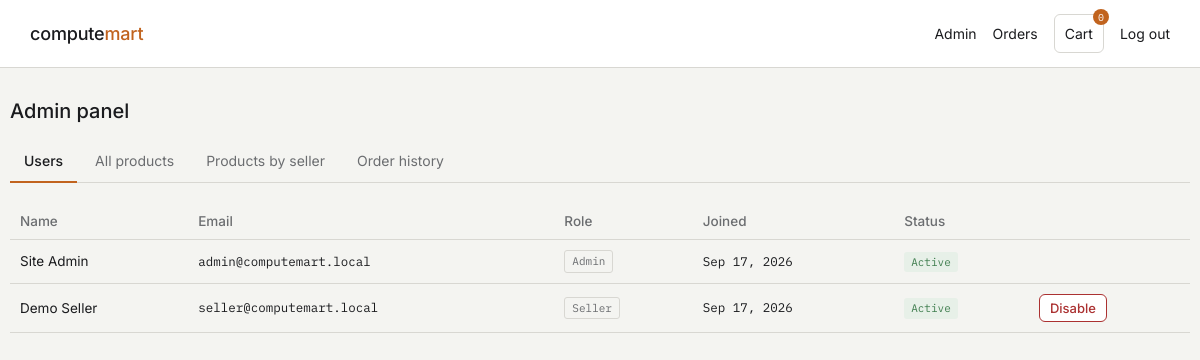
Page /admin/panel.php (signed in) on the committed database.
### tables this page shows
CREATE TABLE users (
    id INT AUTO_INCREMENT PRIMARY KEY,
    full_name VARCHAR(150) NOT NULL,
    email VARCHAR(190) NOT NULL UNIQUE,
    password_hash VARCHAR(255) NULL,            
    google_id VARCHAR(190) NULL UNIQUE,
    role ENUM('buyer','seller','admin') NOT NULL DEFAULT 'buyer',
    store_name VARCHAR(150) NULL,               
    is_locked TINYINT(1) NOT NULL DEFAULT 0,    
    created_at DATETIME NOT NULL DEFAULT CURRENT_TIMESTAMP
);

### includes/db.php (called while the page is built, shortened)
<?php
function get_db(): PDO {
    static $pdo = null;
    if ($pdo === null) {
        $dsn = 'mysql:host=' . DB_HOST . ';port=' . DB_PORT . ';dbname=' . DB_NAME . ';charset=utf8mb4';
        $pdo = new PDO($dsn, DB_USER, DB_PASS, [
            PDO::ATTR_ERRMODE => PDO::ERRMODE_EXCEPTION,
            PDO::ATTR_DEFAULT_FETCH_MODE => PDO::FETCH_ASSOC,
        ]);
    }
    return $pdo;
}

### includes/auth.php (called while the page is built, shortened)
<?php
require_once __DIR__ . '/db.php';
function current_user(): ?array {
    static $cached = false;
    if ($cached !== false) return $cached;
    $stmt = get_db()->prepare('SELECT * FROM users WHERE id = ?');
    $stmt->execute([$_SESSION['user_id']]);
    $user = $stmt->fetch();
    $cached = $user;
    return $user;
}
function require_login(): array {
    $user = current_user();
    return $user;
}
function require_role(string ...$roles): array {
    $user = require_login();
    return $user;
}

### includes/admin_helper.php (called while the page is built, shortened)
<?php
require_once __DIR__ . '/db.php';
function build_admin_view(string $tab): array {
    $db = get_db();
    $data = ['tab' => $tab];
    switch ($tab) {
        default:
            $data['tab'] = 'users';
            $data['users'] = $db->query('SELECT * FROM users ORDER BY created_at')->fetchAll();
            break;
    }
    return $data;
}

### partials/admin_shell.php (the view, shortened to what this page needs)
<?php
function admin_tab_url(string $t): string { return "/admin/tab.php?tab={$t}"; }
?>
<div id="admin-shell">
    <div class="tabs">
        <button type="button" class="<?= $view['tab'] === 'users' ? 'active' : '' ?>" hx-get="<?= admin_tab_url('users') ?>" hx-target="#admin-shell" hx-swap="outerHTML">Users</button>
        <button type="button" class="<?= $view['tab'] === 'products' ? 'active' : '' ?>" hx-get="<?= admin_tab_url('products') ?>" hx-target="#admin-shell" hx-swap="outerHTML">All products</button>
        <button type="button" class="<?= $view['tab'] === 'byseller' ? 'active' : '' ?>" hx-get="<?= admin_tab_url('byseller') ?>" hx-target="#admin-shell" hx-swap="outerHTML">Products by seller</button>
        <button type="button" class="<?= $view['tab'] === 'orders' ? 'active' : '' ?>" hx-get="<?= admin_tab_url('orders') ?>" hx-target="#admin-shell" hx-swap="outerHTML">Order history</button>
    </div>
    <?php if ($view['tab'] === 'products'): ?>
        <?php if (empty($view['products'])): ?>
        <div class="empty-state">No products yet.</div>
        <?php else: ?>
        <table class="data-table">
            <thead><tr><th>Product</th><th>Seller</th><th>Category</th><th>Price</th><th>Stock</th><th>Status</th><th></th></tr></thead>
            <tbody>
                <?php foreach ($view['products'] as $p): ?>
                <tr>
                    <td><?= htmlspecialchars($p['name']) ?></td>
                    <td><?= htmlspecialchars($p['seller_display_name']) ?></td>
                    <td class="mono"><?= htmlspecialchars($p['category_name']) ?></td>
                    <td class="mono">Rs <?= number_format((float)$p['price'], 0) ?></td>
                    <td class="mono"><?= (int)$p['stock'] ?></td>
                    <td>
                        <?php if ($p['is_active']): ?><span class="badge badge-paid">Listed</span>
                        <?php else: ?><span class="badge badge-cancelled">Removed</span><?php endif; ?>
                    </td>
                    <td>
                        <button type="button" class="btn btn-sm <?= $p['is_active'] ? 'btn-danger' : 'btn-outline' ?>"
                                hx-post="/admin/toggle_product.php"
                                hx-vals='{"product_id": <?= (int)$p['id'] ?>}'
                                hx-target="#admin-shell" hx-swap="outerHTML"
                                hx-confirm="<?= $p['is_active'] ? 'Remove this listing?' : 'Relist this product?' ?>">
                            <?= $p['is_active'] ? 'Remove' : 'Relist' ?>
                        </button>
                    </td>
                </tr>
                <?php endforeach; ?>
            </tbody>
        </table>
        <?php endif; ?>
    <?php else: ?>
        <?php if (empty($view['users'])): ?>
        <div class="empty-state">No users yet.</div>
        <?php else: ?>
        <table class="data-table">
            <thead><tr><th>Name</th><th>Email</th><th>Role</th><th>Joined</th><th>Status</th><th></th></tr></thead>
            <tbody>
                <?php foreach ($view['users'] as $u): ?>
                <tr>
                    <td><?= htmlspecialchars($u['full_name']) ?></td>
                    <td class="mono"><?= htmlspecialchars($u['email']) ?></td>
                    <td><span class="badge badge-role"><?= htmlspecialchars(ucfirst($u['role'])) ?></span></td>
                    <td class="mono"><?= htmlspecialchars(date('M j, Y', strtotime($u['created_at']))) ?></td>
                    <td>
                        <?php if ($u['is_locked']): ?><span class="badge badge-cancelled">Disabled</span>
                        <?php else: ?><span class="badge badge-paid">Active</span><?php endif; ?>
                    </td>
                    <td>
                        <?php if ($u['role'] !== 'admin'): ?>
                        <button type="button" class="btn btn-sm <?= $u['is_locked'] ? 'btn-outline' : 'btn-danger' ?>"
                                hx-post="/admin/toggle_user.php"
                                hx-vals='{"user_id": <?= (int)$u['id'] ?>}'
                                hx-target="#admin-shell" hx-swap="outerHTML"
                                hx-confirm="<?= $u['is_locked'] ? 'Re-enable this account?' : htmlspecialchars("Disable this account? They won't be able to log in.") ?>">
                            <?= $u['is_locked'] ? 'Enable' : 'Disable' ?>
                        </button>
                        <?php endif; ?>
                    </td>
                </tr>
                <?php endforeach; ?>
            </tbody>
        </table>
        <?php endif; ?>
    <?php endif; ?>
</div>

### includes/layout_top.php (shortened to what this page needs)
<?php
require_once __DIR__ . '/auth.php';
$__user = current_user();
$__cartCount = 0;
if ($__user && in_array($__user['role'], ['buyer', 'admin'], true)) {
    $stmt = get_db()->prepare('SELECT COALESCE(SUM(quantity), 0) FROM cart_items WHERE buyer_id = ?');
    $stmt->execute([$__user['id']]);
    $__cartCount = (int)$stmt->fetchColumn();
}
?>
<!DOCTYPE html>
<html lang="en">
<head>
    <link rel="stylesheet" href="/css/style.css">
</head>
<body>
    <header class="site-header">
        <div class="bar">
            <a class="brand" href="/">compute<span>mart</span></a>
            <div class="nav-links" style="margin-left:auto;">
                <?php if ($__user): ?>
                    <?php if ($__user['role'] === 'admin'): ?>
                        <a href="/admin/panel.php">Admin</a>
                    <?php endif; ?>
                    <a href="/orders/history.php">Orders</a>
                    <?php if (in_array($__user['role'], ['buyer', 'admin'], true)): ?>
                        <a href="/" class="cart-toggle">Cart<span class="cart-count" id="cart-count-badge"><?= $__cartCount ?></span></a>
                    <?php endif; ?>
                    <form method="post" action="/logout.php" style="margin:0;">
                        <button type="submit" class="linklike">Log out</button>
                    </form>
                <?php else: ?>
                    <a href="/login.php">Log in</a>
                    <a href="/register.php" class="btn btn-accent btn-sm">Sign up</a>
                <?php endif; ?>
            </div>
        </div>
    </header>
    <main class="container page">

### admin/panel.php (shortened to what this page needs)
<?php
require_once __DIR__ . '/../includes/auth.php';
require_once __DIR__ . '/../includes/admin_helper.php';
require_role('admin');
$tab = $_GET['tab'] ?? 'users';
$view = build_admin_view($tab);
require __DIR__ . '/../includes/layout_top.php';
?>
<h1 class="section-title" style="font-size:20px;">Admin panel</h1>
<?php require __DIR__ . '/../partials/admin_shell.php'; ?>
<?php require __DIR__ . '/../includes/layout_bottom.php'; ?>

### includes/layout_bottom.php (shortened to what this page needs)
    </main>
</body>
</html>

### css/style.css (style rules this page uses)
:root { --bg: #f4f4f1; --surface: #ffffff; --ink: #1a1b1e; --muted: #6b6d70; --border: #d8d7d2; --accent: #c1631e; --success: #3f7d4e; --success-bg: #e7f0e8; --danger: #ab3131; --danger-bg: #f6e8e8; --warning-bg: #f7ecd9; --warning-ink: #8a5a12; --radius: 6px; --font-ui: 'Inter', -apple-system, BlinkMacSystemFont, 'Segoe UI', sans-serif; --font-mono: 'IBM Plex Mono', ui-monospace, 'SF Mono', Consolas, monospace; }
* { box-sizing: border-box; }
body { margin: 0; background: var(--bg); color: var(--ink); font-family: var(--font-ui); font-size: 15px; line-height: 1.5; }
a { color: inherit; }
h1, h2, h3 { font-weight: 500; }
.container { max-width: 1180px; margin: 0 auto; padding: 0 20px; }
.site-header { border-bottom: 1px solid var(--border); background: var(--surface); position: sticky; top: 0; z-index: 20; }
.site-header .bar { display: flex; align-items: center; gap: 20px; padding: 14px 20px; max-width: 1180px; margin: 0 auto; }
.brand { font-weight: 500; font-size: 18px; text-decoration: none; white-space: nowrap; letter-spacing: -0.01em; }
.brand span { color: var(--accent); }
.nav-links { display: flex; align-items: center; gap: 16px; font-size: 14px; white-space: nowrap; }
.nav-links a, .nav-links button.linklike { text-decoration: none; color: var(--ink); background: none; border: none; font: inherit; cursor: pointer; padding: 0; }
.cart-toggle { position: relative; padding: 8px 10px !important; border: 1px solid var(--border) !important; border-radius: var(--radius); }
.cart-count { position: absolute; top: -6px; right: -6px; background: var(--accent); color: #fff; font-family: var(--font-mono); font-size: 10px; min-width: 16px; height: 16px; border-radius: 8px; display: flex; align-items: center; justify-content: center; padding: 0 3px; }
.btn { display: inline-flex; align-items: center; justify-content: center; gap: 6px; padding: 8px 14px; border-radius: var(--radius); border: 1px solid transparent; font-family: var(--font-ui); font-size: 14px; font-weight: 500; cursor: pointer; text-decoration: none; }
.btn-danger { background: var(--surface); border-color: var(--danger); color: var(--danger); }
.btn-sm { padding: 5px 10px; font-size: 13px; }
.badge { display: inline-block; font-family: var(--font-mono); font-size: 11px; padding: 2px 7px; border-radius: 3px; }
.badge-paid, .badge-success, .badge-completed { background: var(--success-bg); color: var(--success); }
.badge-role { background: var(--bg); border: 1px solid var(--border); color: var(--muted); }
table.data-table { width: 100%; border-collapse: collapse; font-size: 13.5px; }
.data-table th { text-align: left; font-weight: 500; color: var(--muted); border-bottom: 1px solid var(--border); padding: 8px 10px; }
.data-table td { border-bottom: 1px solid var(--border); padding: 10px; vertical-align: middle; }
.data-table .mono { font-family: var(--font-mono); font-size: 12.5px; }
.tabs { display: flex; gap: 4px; border-bottom: 1px solid var(--border); margin-bottom: 20px; flex-wrap: wrap; }
.tabs a, .tabs button { padding: 10px 14px; border: none; background: none; font: inherit; font-size: 14px; color: var(--muted); cursor: pointer; border-bottom: 2px solid transparent; margin-bottom: -1px; text-decoration: none; }
.tabs a.active, .tabs button.active { color: var(--ink); border-bottom-color: var(--accent); font-weight: 500; }
.page { padding: 28px 0 60px; }
.section-title { font-size: 17px; margin: 0 0 14px; }

### rows in the picture
users: full_name "Site Admin", email "admin@computemart.local", role "Admin", created_at "Sep 17, 2026", is_locked "Active"
users: full_name "Demo Seller", email "seller@computemart.local", role "Seller", created_at "Sep 17, 2026", is_locked "Active"

### other values in the picture
$__cartCount "0"
